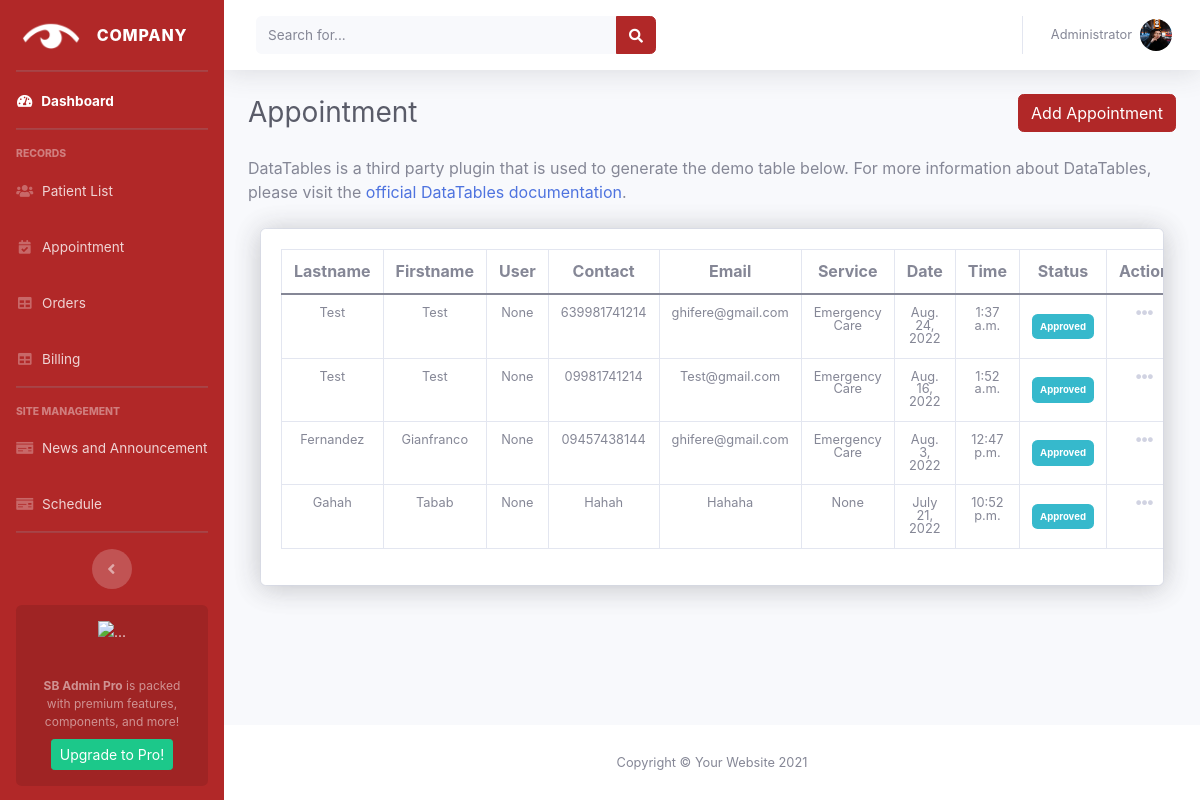
/appointment/, run on the app's committed database.
### accounts/models.py (models this page shows)
class Appointment(models.Model):
    user = models.ForeignKey(
        User, null=True, blank=True, on_delete=models.CASCADE)
    first_name = models.CharField(max_length=200, null=True, blank=True)
    last_name = models.CharField(max_length=200, null=True, blank=True)
    phone = models.CharField(max_length=200, null=True, blank=True)
    email = models.CharField(max_length=200, null=True, blank=True)
    purpose = models.CharField(max_length=200, null=True, blank=True)
    date = models.DateField(null=True, blank=True)
    time = models.TimeField(null=True, blank=True)
    status = models.CharField(
        max_length=200, null=True, blank=True, default='Not Approved')

### accounts/views.py (the view, shortened to what this page needs)
# urls.py: path('appointment/', views.appointment, name='appointment'),
def appointment(request):
    order_by_list = ['-date', '-time']
    appoint = Appointment.objects.all()
    appointments = appoint.order_by(*order_by_list)
    context = {
        'appointments': appointments,
    }
    return render(request, 'admin/pages/appointment.html', context)

### accounts/templates/admin/pages/appointment.html (shortened to what this page needs)
{% extends 'admin/admin.html' %} {% block title %}Appointment{% endblock %}
{% block content %}
<div class="d-sm-flex align-items-center justify-content-between mb-4">
    <h1 class="h3 mb-0 text-gray-800">Appointment</h1>
    <a class="btn btn-primary" href="{% url 'create_appointment' %}" type="button">Add Appointment</a>
</div>
<p class="mb-4">DataTables is a third party plugin that is used to generate the demo table below.
    For more information about DataTables, please visit the <a target="_blank" href="https://datatables.net">official
        DataTables documentation</a>.</p>
<link rel="stylesheet" type="text/css" href="https://cdn.datatables.net/1.12.1/css/jquery.dataTables.css">
<div class="col-xl-12 mt-4">
    <div class="card shadow mb-4">
        <div class="card card-body border-0 shadow table-responsive ">
            <table class="table table-bordered text-center align-middle">
                <thead>
                    <tr class="p-0 mb-2 h6 text-dark-100 bolder">
                        <th scope="col">Lastname</th>
                        <th scope="col">Firstname</th>
                        <th scope="col">User</th>
                        <th scope="col">Contact</th>
                        <th scope="col">Email</th>
                        <th scope="col">Service</th>
                        <th scope="col">Date</th>
                        <th scope="col">Time</th>
                        <th scope="col">Status</th>
                        <th scope="col" class="text-center">Action</th>
                    </tr>
                </thead>
                <tbody class="p-5">
                    {% for appointment in appointments %}
                    <tr class="small text-center lh-1">
                        <td>{{appointment.last_name}}</td>
                        <td>{{appointment.first_name}}</td>
                        <td>{{appointment.user}}</td>
                        <td>{{appointment.phone}}</td>
                        <td>{{appointment.email}}</td>
                        <td>{{appointment.purpose}}</td>
                        <td>{{appointment.date}}</td>
                        <td>{{appointment.time}}</td>
                        <td class="align-middle">
                            {% if appointment.status == "Approved" %}
                            <span class="badge p-2 bg-info align-middle">{{appointment.status}}</span>
                            {% else %}
                            <span class="badge p-2 bg-danger align-middle">{{appointment.status}}</span>
                            {% endif %}
                        </td>
                        <td class="text-center">
                            <div class="dropdown no-arrow">
                                <a class="dropdown-toggle" href="#" role="button" id="dropdownMenuLink-{{order.id}}"
                                    data-toggle="dropdown" aria-haspopup="true" aria-expanded="false">
                                    <i class="fas fa-ellipsis-h fa-lg fa-fw text-gray-400"></i>
                                </a>
                            </div>
                        </td>
                    </tr>
                    {% endfor %}
                </tbody>
            </table>
        </div>
    </div>
</div>
{% endblock %}

### static/css/admin_2.css (style rules this page uses)
.btn-primary { color: #fff; background-color:#b12828; border-color: #b12828; }

### static/css/evo-calendar.min.4.css (style rules this page uses)
*,::after,::before { -webkit-box-sizing:border-box;box-sizing:border-box; }
html,body { padding:0;margin:0 }

### accounts/templates/admin/admin.html (style rules this page uses)
html { scroll-behavior: smooth; }

### data on the page
Appointment: last_name "Test", first_name "Test", user "None", phone "639981741214", email "ghifere@gmail.com", purpose "Emergency Care", date "Aug. 24, 2022", time "1:37 a.m.", status "Approved"
Appointment: last_name "Test", first_name "Test", user "None", phone "09981741214", email "Test@gmail.com", purpose "Emergency Care", date "Aug. 16, 2022", time "1:52 a.m.", status "Approved"
Appointment: last_name "Fernandez", first_name "Gianfranco", user "None", phone "09457438144", email "ghifere@gmail.com", purpose "Emergency Care", date "Aug. 3, 2022", time "12:47 p.m.", status "Approved"
Appointment: last_name "Gahah", first_name "Tabab", user "None", phone "Hahah", email "Hahaha", purpose "None", date "July 21, 2022", time "10:52 p.m.", status "Approved"
